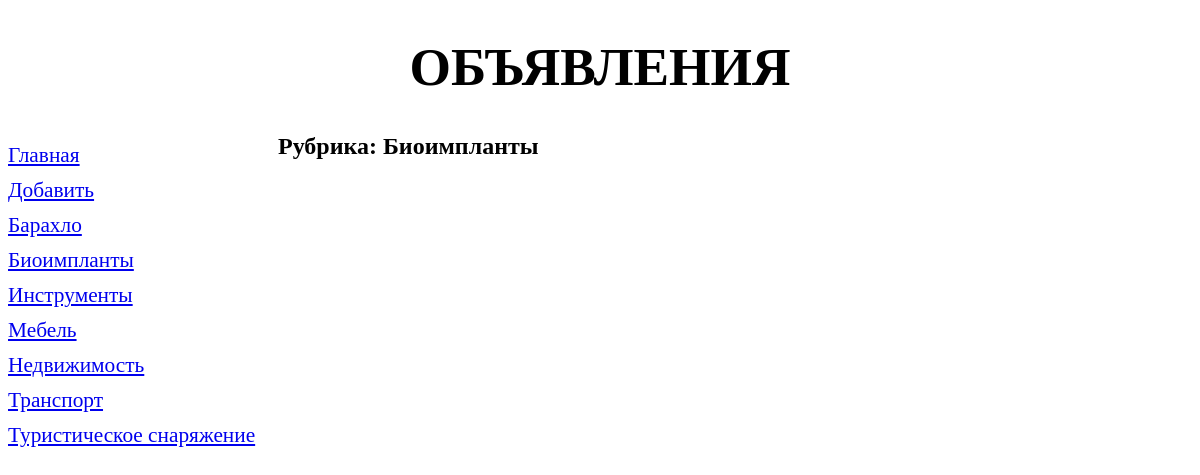
The page /bboard/5/ on the database as committed earlier.
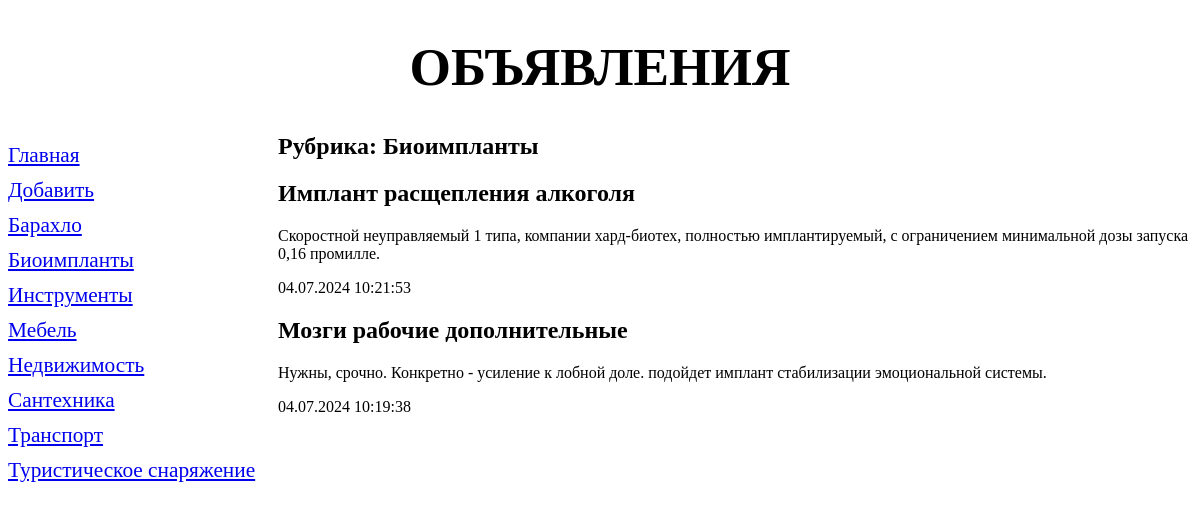
The same page on the database as committed later.
### bboard/models.py (models this page shows, shortened)
class Rubric (models .Model) :
    name = models.CharField(max_length=20, db_index=True,  verbose_name='Название рубрики')
    class Meta:
        verbose_name_plural = 'Рубрики'
        verbose_name = 'Рубрика'
        ordering = ['name']

class Bb(models.Model):
    BUY = 'b'
    SELL = 's'
    EXCHANGE = 'c'
    KINDS = (
        (None, 'Выберите тип публикуемого объявления'),
        ('Купля-продажа', (
            (BUY, 'Куплю'),
            (SELL, 'Продам'),
        )),
        ('Обмен', (
            (EXCHANGE, 'Обменяю'),
        ))
    )
    """
    class Kinds(models.TextChoices):
        BUY = 'b', 'Куплю'
        SELL = 's', 'Продам'
        EXCHANGE = 'c', 'Обменяю'
        RENT = 'r'
        __empty__ = 'Выберите тип публикуемого объявления'

    kind = models.CharField(max_length=1, choices=Kinds.choices, default=Kinds.SELL)


    class Kinds(models.IntegerChoices):
        BUY = 1, 'Куплю'
        SELL = 2, 'Продам'
        EXCHANGE = 3, 'Обменяю'
        RENT = 4

    kind = models.SmallIntegerField(choices=Kinds.choices, default=Kinds.SELL)
    """
    kind = models.CharField(max_length=1, choices=KINDS, blank=True)
    rubric = models.ForeignKey('Rubric', null=True, on_delete=models.PROTECT, verbose_name='Рубрика')
    title = models.CharField(max_length=50, verbose_name='Товар')
    content = models.TextField(**NULLABLE, verbose_name='Описание')
    price = models.FloatField(**NULLABLE, verbose_name='Цена')
    published = models.DateTimeField(auto_now_add=True, db_index=True, verbose_name='Опубликовано')
    class Meta:
        verbose_name_plural = 'Объявления'
        verbose_name = 'Объявление'
        ordering = ['-published']

### bboard/views.py (the view)
# urls.py: path('<int:rubric_id>/', by_rubric, name='by_rubric'),
def by_rubric(request, rubric_id):
    bbs = Bb.objects.filter(rubric=rubric_id)
    rubrics = Rubric.objects.all()
    current_rubric = Rubric.objects.get(pk=rubric_id)
    context = {'bbs': bbs, 'rubrics': rubrics, 'current_rubric': current_rubric}
    return render(request, 'bboard/by_rubric.html', context)

### bboard/templates/bboard/by_rubric.html (shortened to what this page needs)
{% extends "layout/basic.html" %}
{% block content %}
<h2>Рубрика: {{ current_rubric.name }}</h2>
{% for bb in bbs %}
<div>
    <h2>{{ bb.title }}</h2>
    <p>{{ bb.content }}</p>
    <p>{{ bb.published|date:"d.m.Y H:i:s" }}</p>
</div>
{% endfor %}
{%endblock%}

### bboard/templates/layout/basic.html (shortened to what this page needs)
{% load static %}
<!DOCTYPE html>
<html>
<head>
    <link rel="stylesheet" type="text/css" href="{% static 'bboard/style.css' %}">
</head>
<body>
<header>
    <h1>Объявления</h1>
</header>
<nav>
    <a href="{% url 'index' %}">Главная</a>
    <a href="{% url 'add' %}">Добавить</a>
    {% for rubric in rubrics %}
    <a href="{% url 'by_rubric' rubric.pk %}">{{ rubric.name }}</a>
    {% endfor %}
</nav>
<main>
    {% block content %}
    {% endblock %}
</main>
</body>
</html>

Rows that differ between the two databases and show on the page:
added Rubric: name "Сантехника"
now on this page (row edited): Bb: title "Имплант расщепления алкоголя", content "Скоростной неуправляемый 1 типа, компании хард-биотех, полностью имплантируемый, с ограничением минимальной дозы запуска 0,16 промилле.", published "04.07.2024 10:21:53"
now on this page (row edited): Bb: title "Мозги рабочие дополнительные", content "Нужны, срочно. Конкретно - усиление к лобной доле. подойдет имплант стабилизации эмоциональной системы.", published "04.07.2024 10:19:38"
